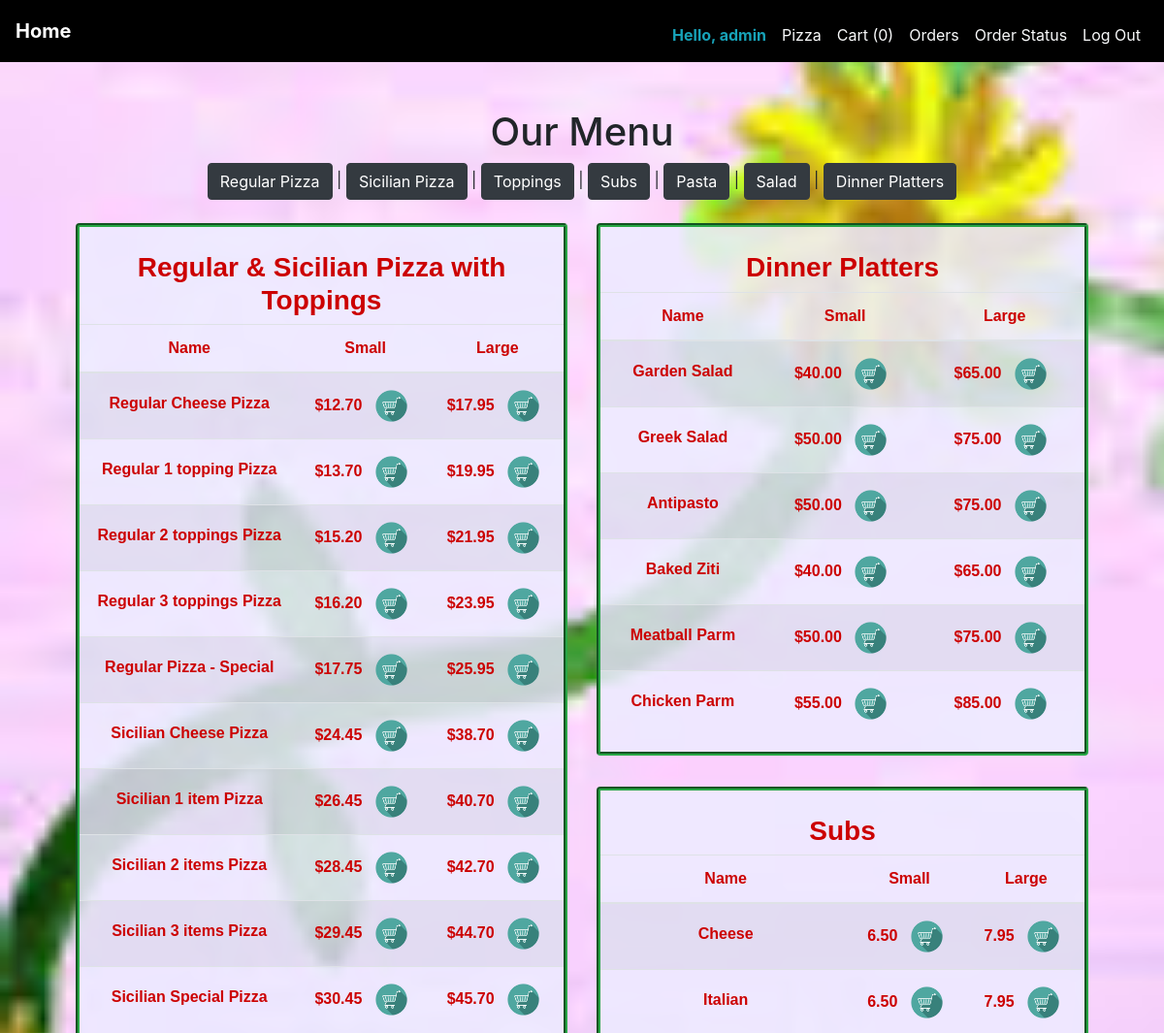
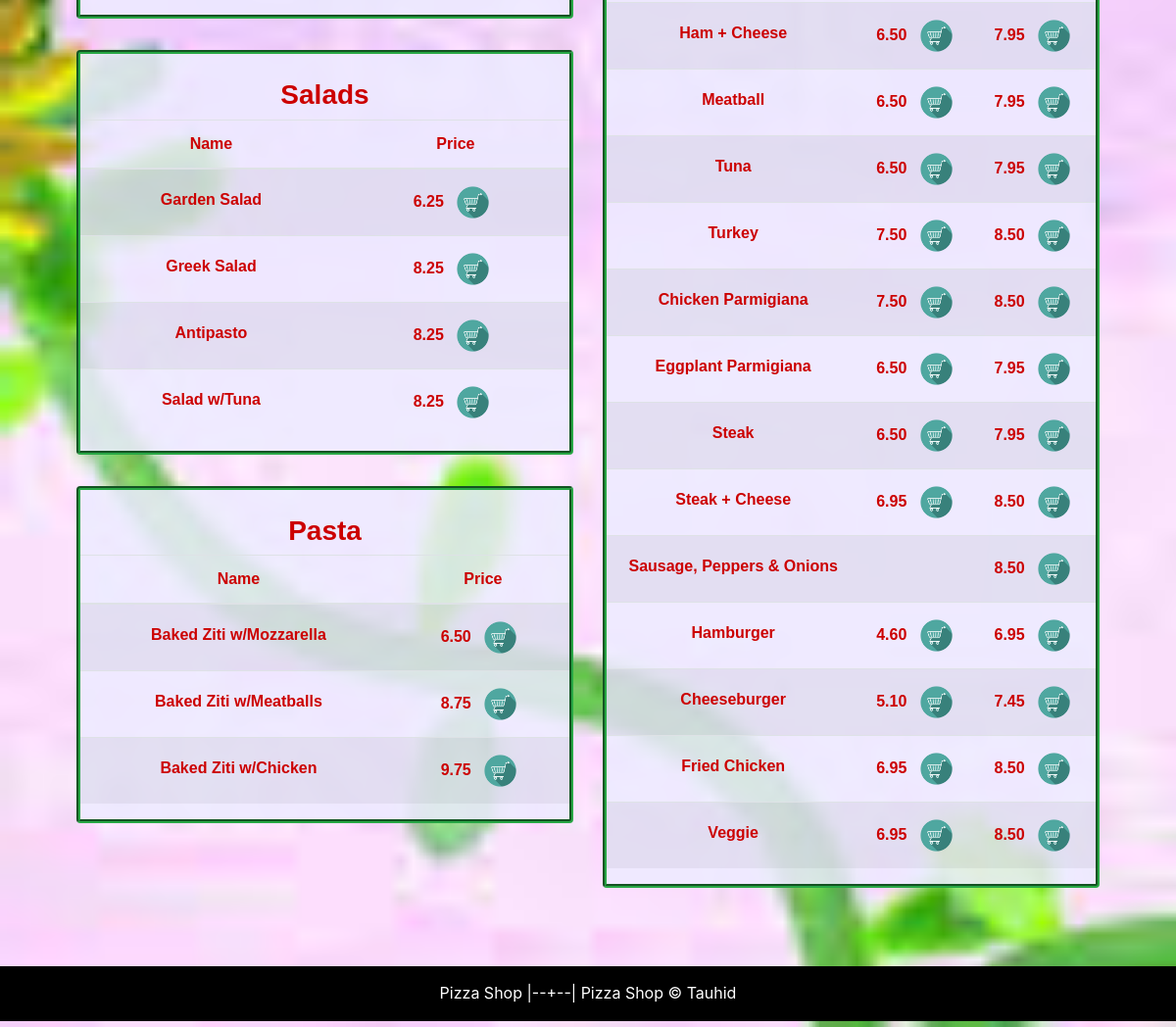
Screenshot of /index (signed in) with the database file from the repository (2 pictures, top to bottom).
### orders/models.py (models this page shows, shortened)
class Pizza(models.Model):
    name = models.CharField(max_length=255)
    small_price = models.DecimalField(max_digits=4, decimal_places=2)
    large_price = models.DecimalField(max_digits=4, decimal_places=2)

class Salad(models.Model):
    name = models.CharField(max_length=64)
    price = models.DecimalField(max_digits=4, decimal_places=2)

class Pasta(models.Model):
    name = models.CharField(max_length=64)
    price = models.DecimalField(max_digits=4, decimal_places=2)

class Dinner_Platter(models.Model):
    name = models.CharField(max_length=64)
    small_price = models.DecimalField(max_digits=4, decimal_places=2)
    large_price = models.DecimalField(max_digits=4, decimal_places=2)

class Sub(models.Model):
    name = models.CharField(max_length=64)
    small_price = models.DecimalField(max_digits=4, decimal_places=2)
    large_price = models.DecimalField(max_digits=4, decimal_places=2)

### orders/views.py (the view)
# urls.py: path("index", views.index, name="index"),
def index(request):
    if not request.user.is_authenticated:
        return render(request, "orders/login.html", {"message": None})
    context = {
        "user": request.user,
        "pizzas": Pizza.objects.all(),
        "toppings": Topping.objects.values("name"),
        "subs": Sub.objects.all(),
        "extras": Extra.objects.all(),
        "pastas": Pasta.objects.all(),
        "salads": Salad.objects.all(),
        "dinner_platters": Dinner_Platter.objects.all(),
    }
    special = "Pepperoni, Spinach, Ham, Onions"
    context["special"] = special
    try:
        order = Order.objects.get(user=request.user, status="Pending")
    except:
        order = Order(user=request.user)
        order.save()
    cart = Cart.objects.filter(user=request.user, order_id=order.pk)
    count = 0
    for item in cart:
        count += 1
    context["count"] = count
    return render(request, "orders/index.html", context)

### orders/templates/orders/index.html (shortened to what this page needs)
{% extends "orders/base.html" %}
{% block main %}
           <h1>Our Menu</h1>
			<a href="#regular_pizza" class="btn btn-dark">Regular Pizza</a> |
			<a href="#regular_pizza" class="btn btn-dark" >Sicilian Pizza</a> |
			<a href="#regular_pizza" class="btn btn-dark">Toppings</a> |
			<a href="#subs" class="btn btn-dark">Subs</a> |
			<a href="#pasta" class="btn btn-dark">Pasta</a> |
			<a href="#salad" class="btn btn-dark">Salad</a> |
			<a href="#dinner" class="btn btn-dark">Dinner Platters</a>
			<br><br>
<div class="row">
    <div class="col-lg-6">
        <div class="jumbotron menu">
		<h3 id="regular_pizza">Regular & Sicilian Pizza with Toppings</h3>
            <table class="table table-striped">
                <thead>
                    <th>Name</th>
                    <th>Small</th>
                    <th>Large</th>
                </thead>
                <tbody>
                    {% for item in pizzas %}
                    <tr>
                        <td class="td1">{{ item.name }}</td>
                        <td>
                            ${{ item.small_price }}
                            <button type="button" class="btn btn-sm btn-link" onclick="add_item('{{ item.name }}', '{{ item.small_price }}', 'Small');">
                                <img src="static/orders/cart.png" class="cart" title="Add Item">
                            </button>
                        </td>
                        <td>
                            ${{ item.large_price }}
                            <button type="button" class="btn btn-sm btn-link" onclick="add_item('{{ item.name }}', '{{ item.large_price }}', 'Large');">
                                <img src="static/orders/cart.png" class="cart" title="Add Item">
                            </button>
                        </td>
                    </tr>
                    {% endfor %}
                </tbody>
            </table>
        </div>
        <div class="jumbotron menu">
            <h3 id="salad">Salads</h3>
            <table class="table table-striped">
                <thead>
                    <th>Name</th>
                    <th>Price</th>
                </thead>
                <tbody>
                    {% for item in salads %}
                    <tr>
                        <td class="td1">{{ item.name }}</td>
                        <td>
                            {{ item.price }}
                            <button type="button" class="btn btn-sm btn-link" onclick="add_item('{{ item.name }}', '{{ item.price }}', '');">
                                <img src="static/orders/cart.png" class="cart" title="Add Item">
                            </button>
                        </td>
                    </tr>
                    {% endfor %}
                </tbody>
            </table>
        </div>
        <div class="jumbotron menu">
            <h3 id="pasta">Pasta</h3>
            <table class="table table-striped">
                <thead>
                    <th>Name</th>
                    <th>Price</th>
                </thead>
                <tbody>
                    {% for item in pastas %}
                    <tr>
                        <td class="td1">{{ item.name }}</td>
                        <td>
                            {{ item.price }}
                            <button type="button" class="btn btn-sm btn-link" onclick="add_item('{{ item.name }}', '{{ item.price }}', '');">
                                <img src="static/orders/cart.png" class="cart" title="Add Item">
                            </button>
                        </td>
                    </tr>
                    {% endfor %}
                </tbody>
            </table>
        </div>
    </div>
    <div class="col-lg-6">
        <div class="jumbotron menu">
            <h3 id="dinner">Dinner Platters</h3>
            <table class="table table-striped">
                <thead>
                    <th>Name</th>
                    <th>Small</th>
                    <th>Large</th>
                </thead>
                <tbody>
                    {% for item in dinner_platters %}
                    <tr>
                        <td class="td1">{{ item.name }}</td>
                        <td>
                            ${{ item.small_price }}
                            <button type="button" class="btn btn-sm btn-link" onclick="add_item('{{ item.name }}', '{{ item.small_price }}', 'Small');">
                                <img src="static/orders/cart.png" class="cart" title="Add Item">
                            </button>
                        </td>
                        <td>
                            ${{ item.large_price }}
                            <button type="button" class="btn btn-sm btn-link" onclick="add_item('{{ item.name }}', '{{ item.large_price }}', 'Large');">
                                <img src="static/orders/cart.png" class="cart" title="Add Item">
                            </button>
                        </td>
                    </tr>
                    {% endfor %}
                </tbody>
            </table>
        </div>
        <div class="jumbotron menu">
            <h3 id="subs">Subs</h3>
            <table class="table table-striped">
                <thead class="thead-primary">
                    <th>Name</th>
                    <th>Small</th>
                    <th>Large</th>
                </thead>
                <tbody>
                    {% for item in subs %}
                    <tr>
                        <td class="td1">{{ item.name }}</td>
                        <td>
                            {% if item.name != "Sausage, Peppers & Onions" %}
                                {{ item.small_price }}
                                <button type="button" class="btn btn-sm btn-link" onclick="add_sub('{{ item.name }}', '{{ item.small_price }}', 'Small');">
                                    <img src="static/orders/cart.png" class="cart" title="Add Item">
                                </button>
                            {% endif %}
                        </td>
                        <td>
                            {{ item.large_price }}
                            <button type="button" class="btn btn-sm btn-link" onclick="add_sub('{{ item.name }}', '{{ item.large_price }}', 'Large');">
                                <img src="static/orders/cart.png" class="cart" title="Add Item">
                            </button>
                        </td>
                    </tr>
                    {% endfor %}
                </tbody>
            </table>
        </div>
    </div>
</div>
{% endblock %}

### orders/templates/orders/base.html (shortened to what this page needs)
<!DOCTYPE html>
<html lang="en">
    <head>
        <link rel="stylesheet" href="https://maxcdn.bootstrapcdn.com/bootstrap/4.0.0/css/bootstrap.min.css">
        {% load static %}
        <link rel="stylesheet" href="{% static 'orders/styles.css' %}">
    </head>
    <body>
        <div id="page-container">
            <div id="content-wrap">
                <nav class="navbar navbar-expand-md navbar-dark">
                    <a class="navbar-brand" href="/"><strong>Home</strong></a>
                    <div class="collapse navbar-collapse" id="navbar">
                        {% if request.user.is_authenticated %}
                            <ul class="navbar-nav ml-auto mt-2">
                                {%if request.user.is_superuser %}
								<li class="nav-item">
                                    <a class="nav-link text-info font-weight-bold" href="#">Hello, {{request.user}}</a>
                                </li>
								<li class="nav-item">
                                    <a class="nav-link text-light" href="{% url 'index' %}">Pizza</a>
                                </li>
                                <li class="nav-item">
                                    <a class="nav-link text-light" href="{% url 'cart' %}">Cart ({{ count }})</a>
                                </li>
                                <li class="nav-item">
                                    <a class="nav-link text-light" href="{% url 'show_order' %}">Orders</a>
                                </li>
								<li class="nav-item">
                                    <a class="nav-link text-light" href="{% url 'status' %}">Order Status</a>
                                </li>
						        <li class="nav-item">
                                    <a class="nav-link text-light" href="{% url 'logout' %}">Log Out</a>
                                </li>
								{% endif %}
                            </ul>
                        {% endif %}
                    </div>
                </nav>
                <main class="container p-5">
                    {% block main %}{% endblock %}
                </main>
            </div>
            <footer id="footer">
                <label style="padding: 15px;"> Pizza Shop |--+--| Pizza Shop &copy; Tauhid</label>
            </footer>
        </div>
    </body>
</html>

### orders/static/orders/styles.css (style rules this page uses)
main { overflow-x: auto; text-align: center; }
main img { max-width: 100%; }
#page-container { position: relative; min-height: 100vh; }
#content-wrap { padding-bottom: 3.5rem; }
#footer { position: absolute; bottom: 0; width: 100%; background-color: black; color: #ffffff; text-align: center; vertical-align: middle; height: 3.5rem; }
body { background-image: url("background.jpg"); background-size: cover; background-attachment: fixed; }
.navbar { background-color: black; color: #ffffff; }
.menu { border-radius: 4px; background: rgba(237, 236, 255, 0.85); -webkit-text-fill-color: #cc0000; border-style: groove; border-width: 4px; padding-left: 0px; padding-right: 0px; border-color: #28a745; padding-top: 25px; padding-bottom: 0px; font-family: sans-serif; font-weight: 600; }
h3 { font-weight: 700; }
.cart { max-height: 33px; cursor: pointer; }
.td1 { padding-top: 3.8% !important; }

### rows the page displays
Pizza: name "Regular Cheese Pizza", small_price "12.70", large_price "17.95"
Pizza: name "Regular 1 topping Pizza", small_price "13.70", large_price "19.95"
Pizza: name "Regular 2 toppings Pizza", small_price "15.20", large_price "21.95"
Pizza: name "Regular 3 toppings Pizza", small_price "16.20", large_price "23.95"
Pizza: name "Regular Pizza - Special", small_price "17.75", large_price "25.95"
Pizza: name "Sicilian Cheese Pizza", small_price "24.45", large_price "38.70"
Pizza: name "Sicilian 1 item Pizza", small_price "26.45", large_price "40.70"
Pizza: name "Sicilian 2 items Pizza", small_price "28.45", large_price "42.70"
Pizza: name "Sicilian 3 items Pizza", small_price "29.45", large_price "44.70"
Pizza: name "Sicilian Special Pizza", small_price "30.45", large_price "45.70"
Salad: name "Garden Salad", price "6.25"
Salad: name "Greek Salad", price "8.25"
Salad: name "Antipasto", price "8.25"
Salad: name "Salad w/Tuna", price "8.25"
Pasta: name "Baked Ziti w/Mozzarella", price "6.50"
Pasta: name "Baked Ziti w/Meatballs", price "8.75"
Pasta: name "Baked Ziti w/Chicken", price "9.75"
Dinner_Platter: name "Garden Salad", small_price "40.00", large_price "65.00"
Dinner_Platter: name "Greek Salad", small_price "50.00", large_price "75.00"
Dinner_Platter: name "Antipasto", small_price "50.00", large_price "75.00"
Dinner_Platter: name "Baked Ziti", small_price "40.00", large_price "65.00"
Dinner_Platter: name "Meatball Parm", small_price "50.00", large_price "75.00"
Dinner_Platter: name "Chicken Parm", small_price "55.00", large_price "85.00"
Sub: name "Cheese", small_price "6.50", large_price "7.95"
Sub: name "Italian", small_price "6.50", large_price "7.95"
Sub: name "Ham + Cheese", small_price "6.50", large_price "7.95"
Sub: name "Meatball", small_price "6.50", large_price "7.95"
Sub: name "Tuna", small_price "6.50", large_price "7.95"
Sub: name "Turkey", small_price "7.50", large_price "8.50"
Sub: name "Chicken Parmigiana", small_price "7.50", large_price "8.50"
Sub: name "Eggplant Parmigiana", small_price "6.50", large_price "7.95"
Sub: name "Steak", small_price "6.50", large_price "7.95"
Sub: name "Steak + Cheese", small_price "6.95", large_price "8.50"
Sub: name "Sausage, Peppers & Onions", large_price "8.50"
Sub: name "Hamburger", small_price "4.60", large_price "6.95"
Sub: name "Cheeseburger", small_price "5.10", large_price "7.45"
Sub: name "Fried Chicken", small_price "6.95", large_price "8.50"
Sub: name "Veggie", small_price "6.95", large_price "8.50"

### other values shown
{{ request.user }} "admin"
{{ count }} "0"
